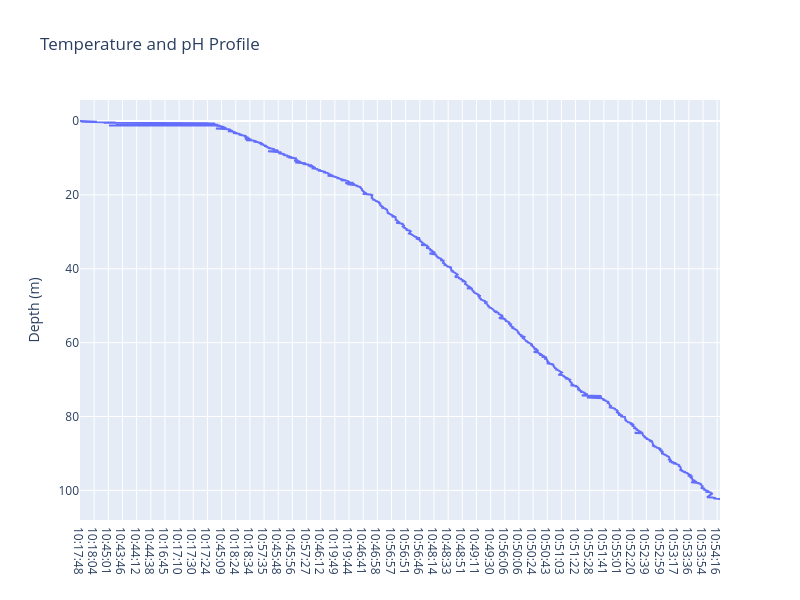

The notebook cell this image was saved under:
### Code cell
import plotly.graph_objects as go

# Create the figure
fig = go.Figure()

# Add temperature trace
fig.add_trace(
    go.Scatter(x=data["time"], y=data["pressure_dbar"], 
               mode="lines", name="Temperature (°C)")
)

# Update layout with dual x-axes
fig.update_layout(
    title="Temperature and pH Profile",
    
    yaxis=dict(
        title="Depth (m)",
        autorange="reversed"
    ),
    height=600,
    width=800
)

fig.show()

### Figure 1 — Plotly figure (JSON) as saved in the notebook; plotly's stock layout.template omitted (floating-point values rounded to 4 significant figures; data arrays with more than 128 entries replaced by an {"elided": "..."} marker saying what was removed)
{"data": [{"mode": "lines", "name": "Temperature (°C)", "type": "scatter", "x": {"elided": "6416 str values"}, "y": {"elided": "6416 float values"}}], "layout": {"height": 600, "title": {"text": "Temperature and pH Profile"}, "width": 800, "yaxis": {"autorange": "reversed", "title": {"text": "Depth (m)"}}}}
